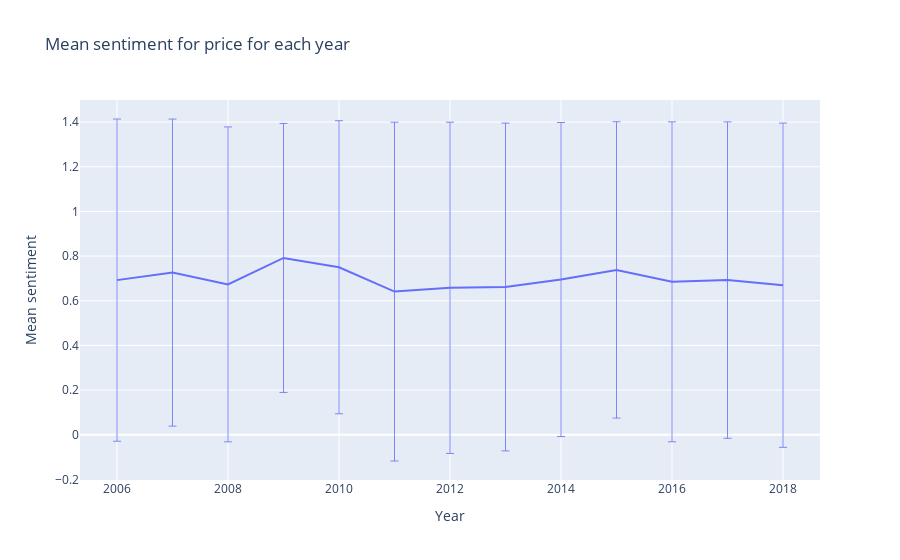

The cell this chart's notebook holds for it:
### Code cell
absa_utils.plot_aspect_sentiment_in_time(dataset, top_aspect)

### Figure 1 — Plotly figure (JSON) as saved in the notebook; plotly's stock layout.template omitted (floating-point values rounded to 4 significant figures)
{"data": [{"error_y": {"array": [0.7216, 0.6877, 0.7051, 0.6024, 0.6563, 0.7587, 0.7418, 0.7341, 0.7033, 0.6635, 0.7164, 0.7086, 0.7261], "thickness": 0.8}, "hovertemplate": "Year=%{x}<br>Mean sentiment=%{y}<extra></extra>", "legendgroup": "", "line": {"color": "#636efa", "dash": "solid"}, "marker": {"symbol": "circle"}, "mode": "lines", "name": "", "orientation": "v", "showlegend": false, "type": "scatter", "x": [2006, 2007, 2008, 2009, 2010, 2011, 2012, 2013, 2014, 2015, 2016, 2017, 2018], "xaxis": "x", "y": [0.6923, 0.726, 0.6733, 0.7917, 0.75, 0.6409, 0.6579, 0.6615, 0.695, 0.738, 0.6848, 0.6924, 0.6696], "yaxis": "y"}], "layout": {"legend": {"tracegroupgap": 0}, "title": {"text": "Mean sentiment for price for each year"}, "xaxis": {"anchor": "y", "domain": [0, 1], "title": {"text": "Year"}}, "yaxis": {"anchor": "x", "domain": [0, 1], "title": {"text": "Mean sentiment"}}}}
